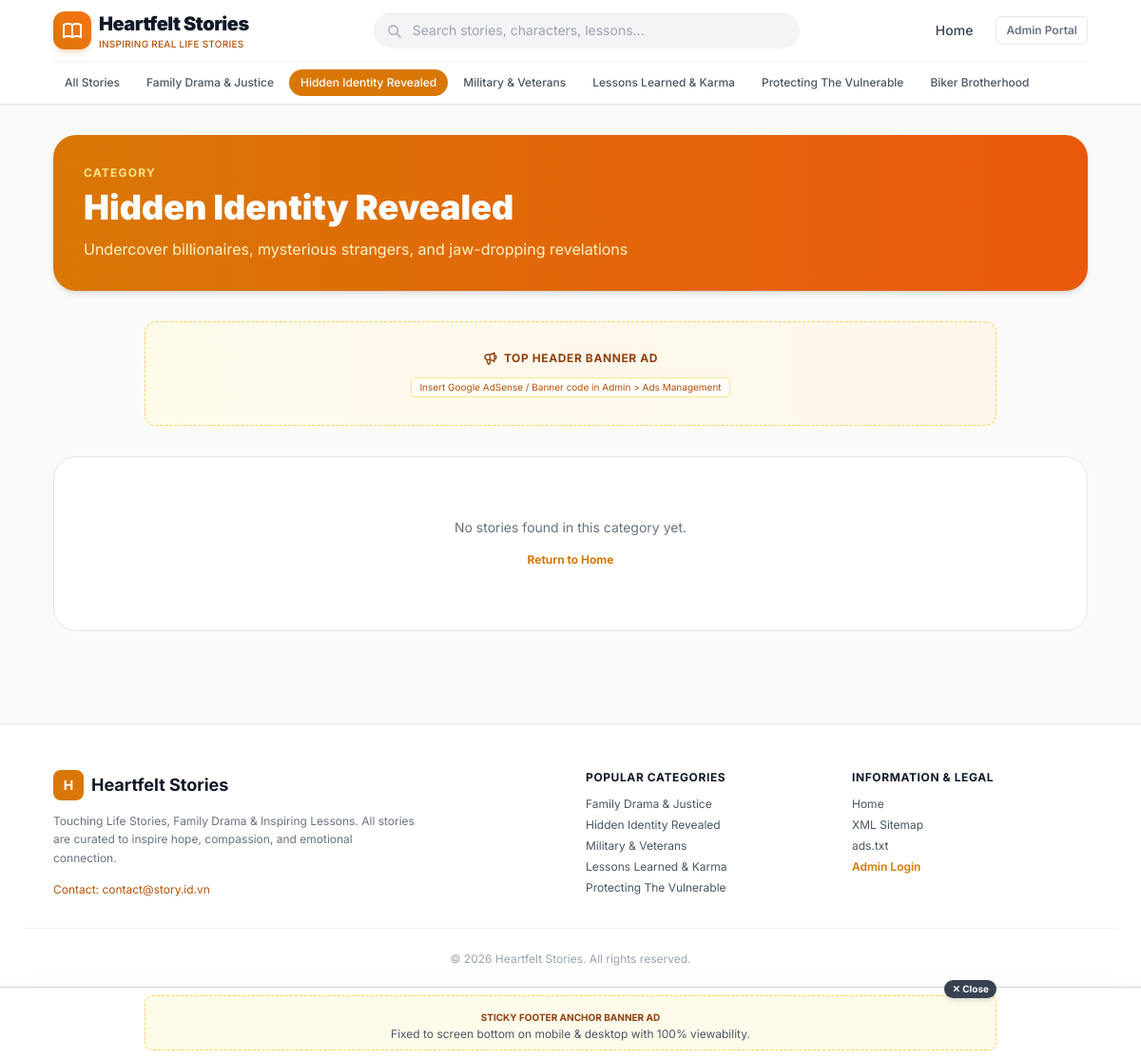
The app's page /category/hidden-identity with its own data.
### tables this page shows
CREATE TABLE site_settings (
        key TEXT PRIMARY KEY,
        value TEXT
    );

CREATE TABLE categories (
        id INTEGER PRIMARY KEY AUTOINCREMENT,
        name TEXT NOT NULL,
        slug TEXT UNIQUE NOT NULL,
        description TEXT,
        icon TEXT DEFAULT 'book-open',
        sort_order INTEGER DEFAULT 0
    );

CREATE TABLE ads_config (
        id INTEGER PRIMARY KEY AUTOINCREMENT,
        slot_key TEXT UNIQUE NOT NULL,
        name TEXT NOT NULL,
        description TEXT,
        is_enabled INTEGER DEFAULT 1,
        ad_code TEXT DEFAULT '',
        extra_settings TEXT DEFAULT ''
    );

### app/routers/public.py (the view)
@router.get("/category/{slug}", response_class=HTMLResponse)
async def category_view(request: Request, slug: str):
    conn = get_db()
    cursor = conn.cursor()
    cursor.execute("SELECT * FROM categories WHERE slug = ?", (slug,))
    category = cursor.fetchone()
    if not category:
        conn.close()
        raise HTTPException(status_code=404, detail="Không tìm thấy chuyên mục")
    cursor.execute("""
    SELECT s.*, c.name as category_name, c.slug as category_slug,
           (SELECT COUNT(*) FROM story_parts WHERE story_id = s.id) as part_count
    FROM stories s
    LEFT JOIN categories c ON s.category_id = c.id
    WHERE s.category_id = ?
    ORDER BY s.id DESC
    """, (category["id"],))
    stories = [dict(r) for r in cursor.fetchall()]
    conn.close()
    settings = get_site_settings()
    ads = get_ads_config()
    categories = get_categories()
    return templates.TemplateResponse(request=request, name="category.html", context={
        "request": request,
        "settings": settings,
        "ads": ads,
        "categories": categories,
        "category": dict(category),
        "stories": stories,
        "active_category": slug,
        "page_title": f"{category['name']} - {settings.get('site_name', 'Truyện Hay 24h')}"
    })

### app/templates/category.html
{% extends "base.html" %}
{% block content %}
<div class="max-w-6xl mx-auto px-4 sm:px-6 lg:px-8 py-8">
    <div class="mb-8 p-8 rounded-3xl bg-gradient-to-r from-amber-600 to-orange-600 text-white shadow-md">
        <span class="text-xs uppercase tracking-widest text-amber-200 font-bold block mb-2">Category</span>
        <h1 class="text-3xl sm:text-4xl font-black mb-3">{{ category.name }}</h1>
        <p class="text-sm sm:text-base text-amber-100 max-w-2xl">{{ category.description }}</p>
    </div>
    {{ ads_helper.render_ad(ads.get('header_ad'), "max-w-4xl mb-8", settings) }}
    {% if stories %}
    <div class="grid grid-cols-1 sm:grid-cols-2 lg:grid-cols-3 gap-6">
        {% for story in stories %}
        <article class="bg-white dark:bg-gray-900 rounded-2xl overflow-hidden border border-gray-200 dark:border-gray-800 flex flex-col hover:shadow-lg transition-all group">
            <a href="/story/{{ story.slug }}/part-1" class="relative block h-48 overflow-hidden bg-gray-100 dark:bg-gray-800">
                <img src="{{ story.cover_image or 'https://images.unsplash.com/photo-1544717305-2782549b5136?auto=format&fit=crop&w=600&q=80' }}"
                     alt="{{ story.title }}"
                     class="w-full h-full object-cover group-hover:scale-105 transition-transform duration-500">
                <span class="absolute bottom-3 right-3 bg-amber-600 text-white text-[11px] font-bold px-2 py-0.5 rounded shadow">
                    {{ story.part_count }} Parts
                </span>
            </a>
            <div class="p-5 flex-1 flex flex-col justify-between">
                <div>
                    <h3 class="font-bold text-base text-gray-900 dark:text-white group-hover:text-amber-600 transition line-clamp-2 mb-2 leading-snug">
                        <a href="/story/{{ story.slug }}/part-1">{{ story.title }}</a>
                    </h3>
                    <p class="text-xs text-gray-500 dark:text-gray-400 line-clamp-3 leading-relaxed mb-4">
                        {{ story.excerpt }}
                    </p>
                </div>
                <div class="flex items-center justify-between pt-3 border-t border-gray-100 dark:border-gray-800 text-[11px] text-gray-400">
                    <span>⏱️ {{ story.reading_time or 4 }} min read</span>
                    <span class="text-amber-600 font-semibold group-hover:translate-x-1 transition-transform inline-flex items-center">
                        Read now ➔
                    </span>
                </div>
            </div>
        </article>
        {% endfor %}
    </div>
    {% else %}
    <div class="text-center py-16 bg-white dark:bg-gray-900 rounded-3xl border border-gray-200 dark:border-gray-800">
        <p class="text-gray-500 text-sm">No stories found in this category yet.</p>
        <a href="/" class="mt-4 inline-block text-xs text-amber-600 font-bold hover:underline">Return to Home</a>
    </div>
    {% endif %}
</div>
{% endblock %}

### app/templates/base.html (shortened to what this page needs)
{% import "partials/ad_slot.html" as ads_helper %}
<!DOCTYPE html>
<html lang="en" class="scroll-smooth">
<head>
    <script src="https://cdn.tailwindcss.com"></script>
</head>
<body class="bg-stone-50 text-gray-900 antialiased min-h-screen flex flex-col font-sans transition-colors duration-200">
    <header class="sticky top-0 z-40 bg-white/95 dark:bg-gray-900/95 backdrop-blur-md border-b border-gray-200 dark:border-gray-800 shadow-sm">
        <div class="max-w-6xl mx-auto px-4 sm:px-6 lg:px-8">
            <div class="flex items-center justify-between h-16">
                <div class="flex items-center space-x-3">
                    <a href="/" class="flex items-center space-x-2 group">
                        <div class="w-10 h-10 rounded-xl bg-gradient-to-tr from-amber-600 to-orange-500 flex items-center justify-center text-white shadow-md shadow-orange-500/20 group-hover:scale-105 transition-transform">
                        </div>
                        <div>
                            <span class="text-xl font-black tracking-tight text-gray-900 dark:text-white">{{ settings.get('site_name', 'Heartfelt Stories') }}</span>
                            <span class="hidden sm:block text-[10px] text-amber-700 dark:text-amber-400 font-medium tracking-wide uppercase">Inspiring Real Life Stories</span>
                        </div>
                    </a>
                </div>
                <div class="hidden md:flex flex-1 max-w-md mx-8">
                    <form action="/search" method="get" class="w-full relative">
                        <input type="text" name="q" placeholder="Search stories, characters, lessons..." value="{{ query or '' }}"
                               class="w-full bg-gray-100 dark:bg-gray-800 text-gray-900 dark:text-gray-100 rounded-full pl-10 pr-4 py-2 text-sm border border-transparent focus:border-amber-500 focus:bg-white dark:focus:bg-gray-900 focus:outline-none transition">
                        <svg class="w-4 h-4 text-gray-400 absolute left-3.5 top-3" fill="none" stroke="currentColor" viewBox="0 0 24 24"><path stroke-linecap="round" stroke-linejoin="round" stroke-width="2" d="M21 21l-6-6m2-5a7 7 0 11-14 0 7 7 0 0114 0z"></path></svg>
                    </form>
                </div>
                <div class="flex items-center space-x-3">
                    <a href="/" class="text-sm font-medium text-gray-700 dark:text-gray-300 hover:text-amber-600 dark:hover:text-amber-400 px-3 py-1.5 rounded-lg transition">Home</a>
                    <a href="/admin/login" class="hidden sm:inline-flex items-center text-xs font-semibold text-gray-500 hover:text-gray-800 dark:text-gray-400 dark:hover:text-white px-2.5 py-1.5 rounded-md border border-gray-200 dark:border-gray-700 transition">
                        Admin Portal
                    </a>
                </div>
            </div>
            {% if categories %}
            <nav class="flex items-center space-x-1 overflow-x-auto py-2 border-t border-gray-100 dark:border-gray-800 scrollbar-none text-xs whitespace-nowrap">
                <a href="/" class="px-3 py-1.5 rounded-full font-medium transition {{ 'bg-amber-600 text-white' if not active_category else 'text-gray-600 dark:text-gray-300 hover:bg-gray-100 dark:hover:bg-gray-800' }}">
                    All Stories
                </a>
                {% for cat in categories %}
                <a href="/category/{{ cat.slug }}" class="px-3 py-1.5 rounded-full font-medium transition {{ 'bg-amber-600 text-white' if active_category == cat.slug else 'text-gray-600 dark:text-gray-300 hover:bg-gray-100 dark:hover:bg-gray-800' }}">
                    {{ cat.name }}
                </a>
                {% endfor %}
            </nav>
            {% endif %}
        </div>
    </header>
    <main class="flex-grow">
        {% block content %}{% endblock %}
    </main>
    {% if ads.get('sticky_footer_ad') and ads.sticky_footer_ad.is_enabled %}
    <div id="sticky-bottom-ad" class="fixed bottom-0 left-0 right-0 z-40 bg-white/95 dark:bg-gray-900/95 border-t border-gray-300 dark:border-gray-700 shadow-2xl backdrop-blur-md py-2 px-4 transition-all">
        <div class="max-w-4xl mx-auto relative flex flex-col items-center justify-center">
            <button onclick="closeStickyAd()" title="Close Ad" class="absolute -top-4 right-0 bg-gray-700 hover:bg-gray-900 text-white text-[10px] font-bold px-2 py-0.5 rounded-full shadow-md flex items-center space-x-1 cursor-pointer">
                <span>✕ Close</span>
            </button>
            {% if ads.sticky_footer_ad.ad_code and ads.sticky_footer_ad.ad_code.strip() %}
                <div class="w-full flex justify-center overflow-hidden">
                    {{ ads.sticky_footer_ad.ad_code | safe }}
                </div>
            {% elif settings.get('show_ad_placeholders', '1') == '1' %}
                <div class="w-full py-2 px-3 bg-amber-50 dark:bg-gray-800 rounded-lg text-center border border-dashed border-amber-300 dark:border-amber-700">
                    <span class="text-[10px] font-bold text-amber-800 dark:text-amber-400 uppercase">Sticky Footer Anchor Banner Ad</span>
                    <span class="text-xs text-gray-600 dark:text-gray-300 block">Fixed to screen bottom on mobile & desktop with 100% viewability.</span>
                </div>
            {% endif %}
        </div>
    </div>
    {% endif %}
    <footer class="bg-white dark:bg-gray-900 border-t border-gray-200 dark:border-gray-800 mt-16 pt-12 pb-24 text-gray-600 dark:text-gray-400 text-sm">
        <div class="max-w-6xl mx-auto px-4 sm:px-6 lg:px-8 grid grid-cols-1 md:grid-cols-4 gap-8 mb-8">
            <div class="md:col-span-2">
                <div class="flex items-center space-x-2 mb-3">
                    <div class="w-8 h-8 rounded-lg bg-amber-600 flex items-center justify-center text-white font-bold">H</div>
                    <span class="text-lg font-bold text-gray-900 dark:text-white">{{ settings.get('site_name', 'Heartfelt Stories') }}</span>
                </div>
                <p class="text-xs text-gray-500 dark:text-gray-400 leading-relaxed max-w-sm mb-4">
                    {{ settings.get('tagline', 'Touching Life Stories, Family Drama & Inspiring Lessons') }}. All stories are curated to inspire hope, compassion, and emotional connection.
                </p>
                <div class="flex items-center space-x-2 text-xs text-amber-700 dark:text-amber-400">
                    <span>Contact: {{ settings.get('contact_email', 'contact@story.id.vn') }}</span>
                </div>
            </div>
            <div>
                <h4 class="text-xs font-bold uppercase tracking-wider text-gray-900 dark:text-white mb-3">Popular Categories</h4>
                <ul class="space-y-1.5 text-xs">
                    {% for cat in categories[:5] %}
                    <li><a href="/category/{{ cat.slug }}" class="hover:text-amber-600 transition">{{ cat.name }}</a></li>
                    {% endfor %}
                </ul>
            </div>
            <div>
                <h4 class="text-xs font-bold uppercase tracking-wider text-gray-900 dark:text-white mb-3">Information & Legal</h4>
                <ul class="space-y-1.5 text-xs">
                    <li><a href="/" class="hover:text-amber-600 transition">Home</a></li>
                    <li><a href="/sitemap.xml" class="hover:text-amber-600 transition">XML Sitemap</a></li>
                    <li><a href="/ads.txt" class="hover:text-amber-600 transition">ads.txt</a></li>
                    <li><a href="/admin/dashboard" class="text-amber-600 font-semibold hover:underline">Admin Login</a></li>
                </ul>
            </div>
        </div>
        <div class="max-w-6xl mx-auto px-4 sm:px-6 lg:px-8 border-t border-gray-100 dark:border-gray-800 pt-6 text-center text-xs text-gray-400">
            © 2026 {{ settings.get('site_name', 'Heartfelt Stories') }}. All rights reserved.
        </div>
    </footer>
</body>
</html>

### app/templates/partials/ad_slot.html (shortened to what this page needs)
{% macro render_ad(slot_data, extra_classes="", settings={}) %}
    {% if slot_data and slot_data.is_enabled %}
        {% if slot_data.ad_code and slot_data.ad_code.strip() %}
            <div class="ad-slot my-6 mx-auto text-center flex flex-col items-center justify-center overflow-hidden {{ extra_classes }}">
                <span class="text-[9px] uppercase tracking-wider text-gray-400 dark:text-gray-500 mb-1 font-mono">Advertisement</span>
                <div class="w-full flex justify-center">{{ slot_data.ad_code | safe }}</div>
            </div>
        {% elif settings.get('show_ad_placeholders', '1') == '1' %}
            <div class="ad-placeholder my-6 mx-auto p-4 bg-gradient-to-r from-amber-50 to-orange-50 dark:from-gray-800 dark:to-gray-800/80 rounded-xl border border-dashed border-amber-300 dark:border-amber-700/60 text-center flex flex-col items-center justify-center min-h-[110px] {{ extra_classes }}">
                <div class="flex items-center space-x-1.5 text-amber-800 dark:text-amber-400 mb-1">
                    <span class="text-xs font-bold uppercase tracking-wider">{{ slot_data.name }}</span>
                </div>
                <span class="mt-2 text-[10px] text-amber-700 dark:text-amber-300 bg-white/80 dark:bg-gray-700 px-2 py-0.5 rounded border border-amber-200 dark:border-gray-600">
                    Insert Google AdSense / Banner code in Admin &gt; Ads Management
                </span>
            </div>
        {% endif %}
    {% endif %}
{% endmacro %}

### records on screen
site_settings: get "Heartfelt Stories"
categories: name "Family Drama & Justice"
categories: name "Hidden Identity Revealed", description "Undercover billionaires, mysterious strangers, and jaw-dropping revelations"
categories: name "Military & Veterans"
categories: name "Lessons Learned & Karma"
categories: name "Protecting The Vulnerable"
categories: name "Biker Brotherhood"
ads_config: name "TOP HEADER BANNER AD"
site_settings: get "Touching Life Stories, Family Drama & Inspiring Lessons"
site_settings: get "contact@story.id.vn"
